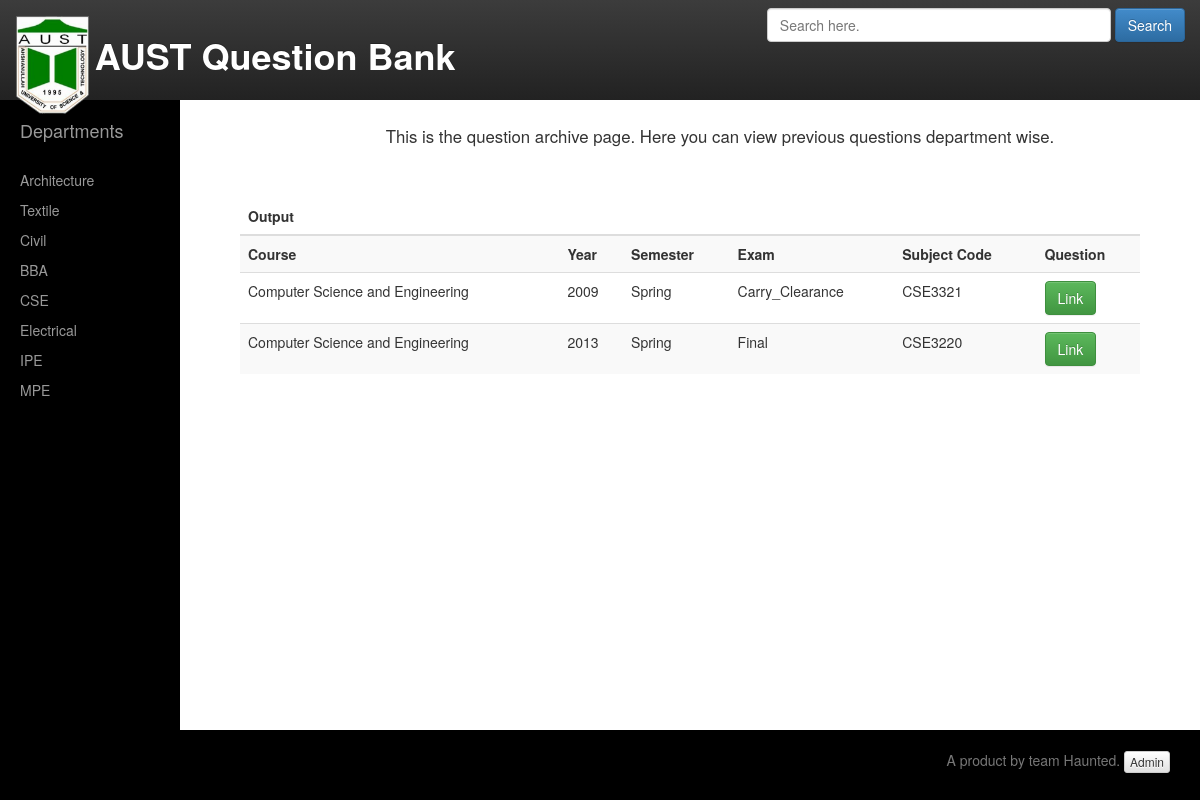
The page /questionView.php?dept=Computer Science and Engineering on the database its author committed.
### tables this page shows
CREATE TABLE IF NOT EXISTS `questions` (
  `question_id` int(4) NOT NULL AUTO_INCREMENT,
  `department` varchar(50) NOT NULL,
  `year` int(4) NOT NULL,
  `semester` varchar(6) NOT NULL,
  `exam` varchar(20) NOT NULL,
  `subject_code` varchar(10) NOT NULL,
  PRIMARY KEY (`question_id`),
  UNIQUE KEY `id` (`question_id`)
);

### questionView.php (the view, shortened to what this page needs)
<?php
	include 'mask.php';
	function query(){
		$department=$_GET['dept'];
		$sql="SELECT * FROM questions WHERE department='$department'";
		$result = mysql_query($sql);
		if(!mysql_num_rows($result)){
			echo "<br><br>No questions uploaded yet. Please try again later.";
		}else{
			echo "<div>";
			echo"<br><br><table class='table table-striped'>";
			echo "
			<thead>
				<th colspan=\"6\">Output</th>
			</thead>
			<tbody>
				<tr>
					<td><b>Course</td>
					<td><b>Year</b></td>
					<td><b>Semester</b></td>
					<td><b>Exam</b></td>
					<td><b>Subject Code</b></td>
					<td><b>Question</b></td>";
					echo"
				</tr>";
			while($row = mysql_fetch_array($result)){
				$varID=$row['question_id'];
				$varDept=json_encode($row['department']);
				echo "<tr>";
				echo "<td>" . $row['department'] . "</td>";
				echo "<td>" . $row['year'] . "</td>";
				echo "<td>" . $row['semester'] . "</td>";
				echo "<td>" . $row['exam'] . "</td>";
				echo "<td>" . $row['subject_code'] . "</td>";
				$link=$row['department']."".$row['year']."".$row['semester']."".$row['exam']."".$row['subject_code'].".pdf";
				if(isset($_SESSION['id'])){
					echo "<td><a href='showPdf.php?file=".$link."&qID=".$varID."'><label class='btn btn-success'>Link</label></a></td>
					<td><button class='btn btn-danger' onClick='deleteQuestionCheck($varID,$varDept);'>Delete Question</button></td>
					</tr>";
				}else{
					echo "<td><a href='showPdf.php?file=".$link."&qID=".$varID."'><label class='btn btn-success'>Link</label></a></td></tr>";
				}
			}
			echo "
			</tbody>
			</table>
			</div>";
		}
	}
?>
<!DOCTYPE html>
<html>
<head>
</head>
<body>
	<div id="bodyDiv">
		<div class="row" id="textBox">
			<p align="center">
				This is the question archive page. Here you can view previous questions department wise.
			</p>
		</div>
		<?php
			if(isset($_GET['dept'])){
				query();
			}else{
				echo "An Error Occured.";
			}
		?>
	</div>
</body>
</html>

### apiFiles/dashboard.css (style rules this page uses)
body { padding-top: 100px; }

### css/maskStyle.css (style rules this page uses)
html { position: relative; min-height: 100%; }
body { margin-bottom: 60px; }

### css/pageStyle.css (style rules this page uses)
#bodyDiv { margin-top: 2%; margin-left: 20%; margin-right: 5%; }
#textBox { font-size: 1.2em; margin-left: 5%; }

### rows shown on the page
questions: department "Computer Science and Engineering", year "2009", semester "Spring", exam "Carry_Clearance", subject_code "CSE3321"
questions: department "Computer Science and Engineering", year "2013", semester "Spring", exam "Final", subject_code "CSE3220"
